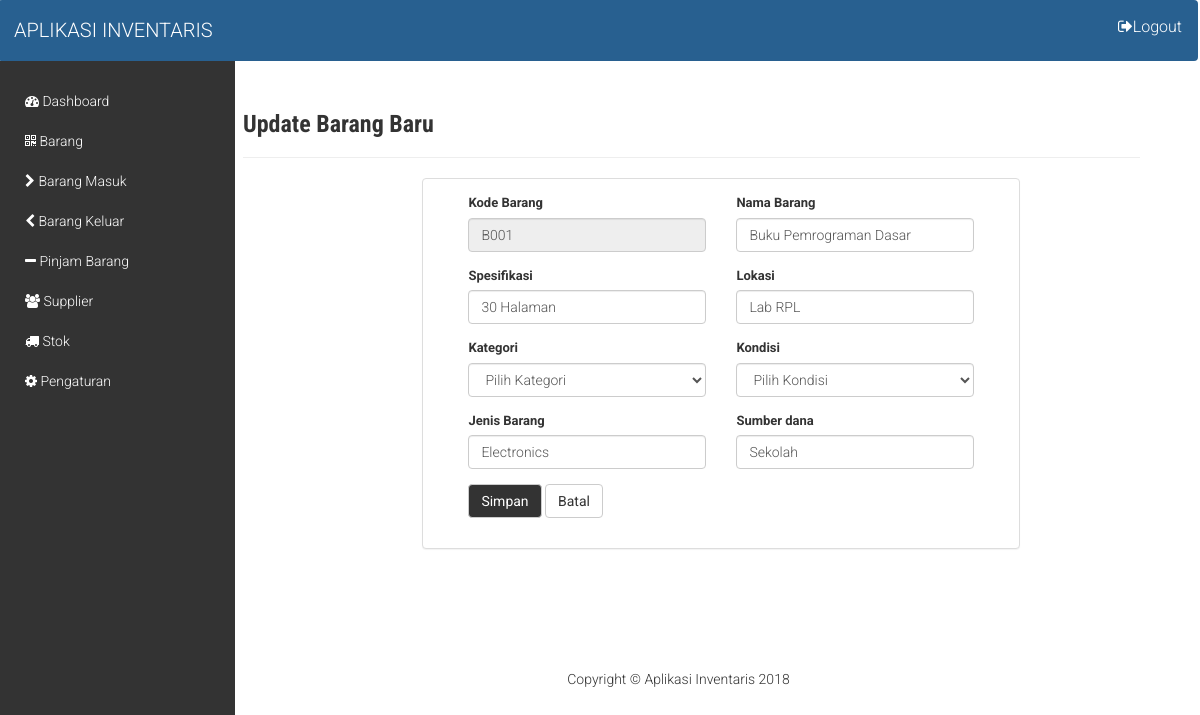
Screenshot of /barang.php?id=B001&page=update (signed in) with the database file from the repository.
### tables this page shows
CREATE TABLE `tbl_barang` (
  `kode_barang` varchar(8) NOT NULL,
  `nama_barang` varchar(30) NOT NULL,
  `spesifikasi` varchar(35) NOT NULL,
  `lokasi_barang` varchar(40) NOT NULL,
  `kategori` varchar(25) NOT NULL,
  `jumlah_brg` int(5) NOT NULL,
  `kondisi` varchar(20) NOT NULL,
  `jenis_brg` varchar(20) NOT NULL,
  `sumber_dana` varchar(250) NOT NULL
);

### config/Class_Barang.php (called while the page is built, shortened)
<?php
class Class_Barang
{
    function edit_barang($kode_barang)
    {
        include("config.php");
        $sql = "select * from tbl_barang where kode_barang='".$kode_barang."'";
        $data = mysqli_query($conn,$sql);
        $data1 = mysqli_num_rows($data);
        if ($data1 == 0) {
            echo "<div class='alert alert-danger'>Tidak ada data</div>";
        }
        else{
            while ($d=mysqli_fetch_assoc($data)) {
                $hasil[] = $d;
            }
            return $hasil;
        }
    }
}
 ?>

### barang/edit_barang.php (the view, shortened to what this page needs)
<h3>Update Barang Baru</h3>
<hr>
<div class="panel panel-default col-sm-8" style="margin-left: 20%">
    <div class="panel-body">
        <?php
        foreach ($db->edit_barang($_GET['id']) as $row) {
         ?>
        <form action="barang/proses_barang.php?aksi=updatebarang" method="post" enctype="multipart/form-data">
            <div class="form-group col-sm-6">
                <label for="">Kode Barang</label>
                <input type="text" placeholder="kode Barang" name="kode_barang" class="form-control" required value="<?=$row['kode_barang']?>" readonly>
            </div>
            <div class="form-group col-sm-6">
                <label for="">Nama Barang</label>
                <input type="text" placeholder="Nama Barang" name="nama_barang" class="form-control" value="<?=$row['nama_barang']?>" required>
            </div>
            <div class="form-group col-sm-6">
                <label for="">Spesifikasi</label>
                <input type="text" placeholder="Spesifikasi" name="spesifikasi" class="form-control" value="<?=$row['spesifikasi']?>"  required>
            </div>
            <div class="form-group col-sm-6">
                <label for="">Lokasi</label>
                <input type="text" placeholder="Lokasi" name="lokasi_barang" class="form-control" value="<?=$row['lokasi_barang']?>" required>
            </div>
            <div class="form-group col-sm-6">
                <label for="">Kategori</label>
                <select name="kategori" class="form-control" required>
                    <option value="">Pilih Kategori</option>
                </select>
            </div>
            <div class="form-group col-sm-6">
                <label for="">Kondisi</label>
                <select name="kondisi" class="form-control" required>
                    <option value="">Pilih Kondisi</option>
                </select>
            </div>
            <div class="form-group col-sm-6">
                <label for="">Jenis Barang</label>
                <input type="text" placeholder="Jenis Barang" name="jenis_barang" class="form-control" value="<?=$row['jenis_brg']?>"  required>
            </div>
            <div class="form-group col-sm-6">
                <label for="">Sumber dana</label>
                <input type="text" placeholder="Sumber Dana" name="sumber_dana" class="form-control" value="<?=$row['sumber_dana']?>"  required>
            </div>
            <div class="form-group col-sm-12">
                <input type="submit" name="submit" class="btn btn-default" style="background-color: #333; color: #fff;" value="Simpan">
                <a href="barang.php" class="btn btn-default">Batal</a>
            </div>
        </form>
        <?php
        } ?>
    </div>
</div>

### assets/css/style.css (style rules this page uses)
* { padding: 0; margin: 0; font-family: 'Roboto', sans-serif; }
div { box-sizing: border-box; }
body, html { width: 100%; height: 100%; font-family: 'Roboto', sans-serif; font-weight: 300; }
h1, h2, h3, h4, h5, h6, h1 *, h2 *, h3 *, h4 *, h5 *, h6 * { font-family: 'Roboto Condensed', sans-serif; font-weight: 700; margin: 0; }
label { font-size: 13px; font-weight: 300px; }

### rows the page displays
tbl_barang: kode_barang "B001", nama_barang "Buku Pemrograman Dasar", spesifikasi "30 Halaman", lokasi_barang "Lab RPL", jenis_barang "Electronics", sumber_dana "Sekolah"
